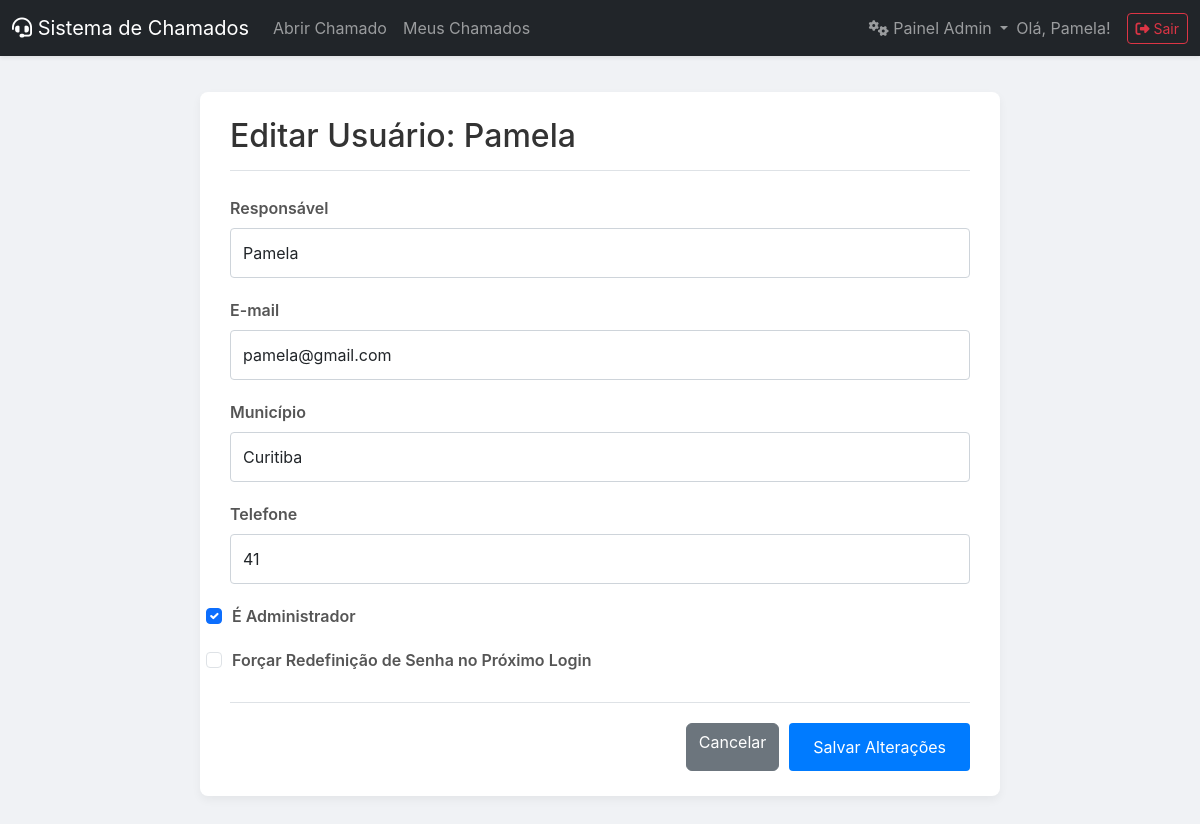
Page /admin/edit_user/401 (signed in) on the earlier database version.
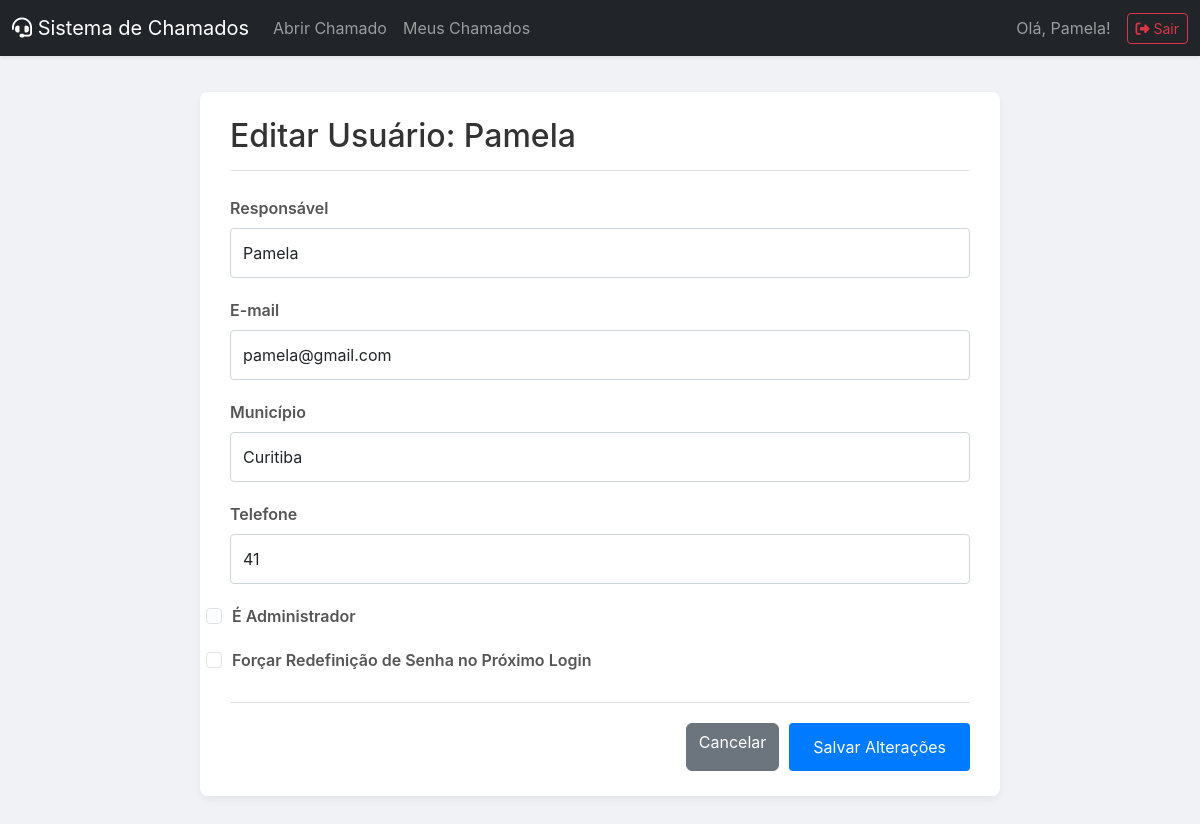
Same page on the later database version.
### tables this page shows
CREATE TABLE users (
        id INTEGER PRIMARY KEY AUTOINCREMENT, email TEXT UNIQUE NOT NULL, password TEXT NOT NULL,
        municipio TEXT NOT NULL, responsavel TEXT NOT NULL, telefone TEXT NOT NULL,
        must_reset_password BOOLEAN DEFAULT 1, is_admin BOOLEAN DEFAULT 0
    );

### app.py (the view, shortened to what this page needs)
@app.route('/admin/edit_user/<int:user_id>', methods=['GET', 'POST'])
@login_required
@admin_required
def edit_user(user_id):
    db = get_db()
    user_to_edit = db.execute('SELECT * FROM users WHERE id = ?', (user_id,)).fetchone()
    db.close()
    if user_to_edit is None:
        flash('Usuário não encontrado.', 'danger')
        return redirect(url_for('admin_index'))
    return render_template('edit_user.html', user=user_to_edit)

### app.py (called while the page is built)
def get_db():
    db = sqlite3.connect(DATABASE)
    db.row_factory = sqlite3.Row
    return db

def login_required(f):
    @wraps(f)
    def decorated_function(*args, **kwargs):
        if 'user_id' not in session:
            flash('Por favor, faça login para acessar esta página.', 'warning')
            return redirect(url_for('login'))
        return f(*args, **kwargs)
    return decorated_function

def admin_required(f):
    @wraps(f)
    def decorated_function(*args, **kwargs):
        if not g.user or not g.user['is_admin']:
            flash('Acesso negado. Esta área é restrita para administradores.', 'danger')
            return redirect(url_for('index'))
        return f(*args, **kwargs)
    return decorated_function

@app.before_request
def load_logged_in_user():
    user_id = session.get('user_id')
    if user_id is None:
        g.user = None
    else:
        db = get_db()
        g.user = db.execute('SELECT * FROM users WHERE id = ?', (user_id,)).fetchone()
        db.close()

@app.context_processor
def inject_user():
    return dict(user=g.user)

### templates/edit_user.html (shortened to what this page needs)
{% extends "layout.html" %}
{% block content %}
<div class="content-container">
    <div class="page-header">
        <h2 class="mb-0">Editar Usuário: {{ user.responsavel }}</h2>
    </div>
    <form action="{{ url_for('edit_user', user_id=user.id) }}" method="post" class="mt-4">
        <div class="form-group">
            <label for="responsavel">Responsável</label>
            <input type="text" id="responsavel" name="responsavel" class="form-control" value="{{ user.responsavel }}" required>
        </div>
        <div class="form-group">
            <label for="email">E-mail</label>
            <input type="email" id="email" name="email" class="form-control" value="{{ user.email }}" required>
        </div>
        <div class="form-group">
            <label for="municipio">Município</label>
            <input type="text" id="municipio" name="municipio" class="form-control" value="{{ user.municipio }}" required>
        </div>
        <div class="form-group">
            <label for="telefone">Telefone</label>
            <input type="text" id="telefone" name="telefone" class="form-control" value="{{ user.telefone }}" required>
        </div>
        <div class="form-group">
            <div class="form-check">
                <input type="checkbox" name="is_admin" class="form-check-input" id="isAdminCheck" {% if user.is_admin %}checked{% endif %}>
                <label class="form-check-label" for="isAdminCheck">É Administrador</label>
            </div>
        </div>
        <div class="form-group">
            <div class="form-check">
                <input type="checkbox" name="must_reset_password" class="form-check-input" id="resetPasswordCheck" {% if user.must_reset_password %}checked{% endif %}>
                <label class="form-check-label" for="resetPasswordCheck">Forçar Redefinição de Senha no Próximo Login</label>
            </div>
        </div>
        <div class="form-actions">
            <a href="{{ url_for('admin_index') }}" class="btn btn-secondary">Cancelar</a>
            <button type="submit" class="btn btn-primary">Salvar Alterações</button>
        </div>
    </form>
</div>
{% endblock %}

### templates/layout.html (shortened to what this page needs)
<!doctype html>
<html lang="pt-BR">
<head>
    <link href="https://cdn.jsdelivr.net/npm/bootstrap@5.3.0/dist/css/bootstrap.min.css" rel="stylesheet">
    <link rel="stylesheet" href="https://cdnjs.cloudflare.com/ajax/libs/font-awesome/6.4.0/css/all.min.css">
    <link rel="stylesheet" href="{{ url_for('static', filename='css/style.css') }}">
</head>
<body>
<nav class="navbar navbar-expand-lg navbar-dark bg-dark shadow-sm">
    <div class="container-fluid">
        <a class="navbar-brand" href="{{ url_for('index') }}">
            <i class="fas fa-headset"></i>
            Sistema de Chamados
        </a>
        <div class="collapse navbar-collapse" id="navbarNav">
            <ul class="navbar-nav me-auto">
                {% if user %}
                    {% if user.is_admin %}
                        <li class="nav-item">
                             <a class="nav-link" href="{{ url_for('abrir_chamado_admin') }}">Abrir Chamado</a>
                        </li>
                    {% else %}
                        <li class="nav-item">
                            <a class="nav-link" href="{{ url_for('index') }}">Abrir Chamado</a>
                        </li>
                    {% endif %}
                    <li class="nav-item">
                        <a class="nav-link" href="{{ url_for('meus_chamados') }}">Meus Chamados</a>
                    </li>
                {% endif %}
            </ul>
            <ul class="navbar-nav ms-auto align-items-center">
                {% if user and user.is_admin %}
                    <li class="nav-item dropdown">
                        <a class="nav-link dropdown-toggle" href="#" id="adminMenuDropdown" role="button" data-bs-toggle="dropdown" aria-expanded="false">
                            <i class="fas fa-cogs"></i> Painel Admin
                        </a>
                    </li>
                {% endif %}
                {% if user %}
                    <li class="nav-item">
                        <span class="navbar-text me-3">
                            Olá, {{ user.responsavel.split()[0] }}!
                        </span>
                    </li>
                    <li class="nav-item">
                        <a href="{{ url_for('logout') }}" class="btn btn-outline-danger btn-sm">
                            <i class="fas fa-sign-out-alt"></i> Sair
                        </a>
                    </li>
                {% else %}
                    <li class="nav-item">
                         <a href="{{ url_for('login') }}" class="btn btn-outline-success btn-sm">
                            <i class="fas fa-sign-in-alt"></i> Entrar
                        </a>
                    </li>
                {% endif %}
            </ul>
        </div>
    </div>
</nav>
<main class="container-fluid">
    <div class="main-content">
        {% block content %}{% endblock %}
    </div>
</main>
</body>
</html>

Differences in the rows shown:
changed users "Pamela": is_admin "☑" → "☐"
Other differences:
text no longer shown: "Painel Admin"
